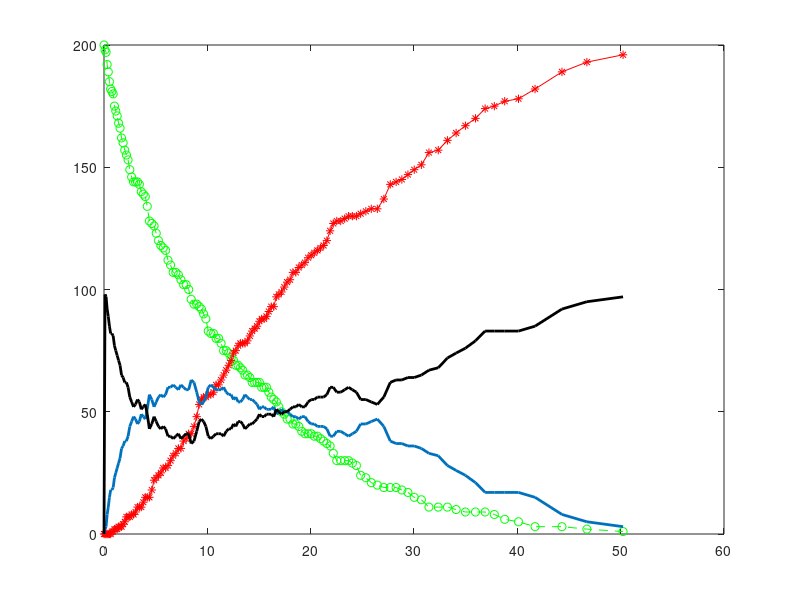

Source code (MATLAB):
%stoichiometric matrix
V = [-1 1 0; -1 1 1; 1 -1 -1; 0 0 1];

%%%%%%%%%% Parameters and Initial Conditions %%%%%%%%%

X = zeros(4,1);
X(1) = 200; % molecules of substrate
X(2) = 100; % molecules of enzyme 
c(1) = 1.5e-3; c(2) = 1e-4; c(3) = 0.1;
Svals(1) = X(1);
Pvals(1) = 0;
i=1;
t=0;
e=0.03;
tvals(1)=t;

while t<50
    a(1) = c(1)*X(1)*X(2);
    a(2) = c(2)*X(3);
    a(3) = c(3)*X(3);
    mean=abs(V(1,1)*a(1)+V(1,2)*a(2)+V(1,3)*a(3));
    var=a(1)*(V(1,1))^2+a(2)*(V(1,2))^2+a(3)*(V(1,3))^2;
    tau=min(max(e*X(1)/2,1)/mean,(max(e*X(1)/2,1))^2/var);
    dX=poissrnd(tau*a(1))*V(:,1) + poissrnd(tau*a(2))*V(:,2) + poissrnd(tau*a(3))*V(:,3); %number of reactions skipped
    X = X + dX;
    t=t+tau;
    i=i+1;
    tvals(i)=t;
    Svals(i)=X(1);
	Evals(i)=X(2);
	Cvals(i)=X(3);
    Pvals(i)=X(4);
end
plot(tvals, Svals, 'go--');
hold on
plot(tvals, Pvals, 'r*-');
plot(tvals, Cvals, 'LineWidth', 2);
plot(tvals, Evals, 'black', 'LineWidth', 2);
